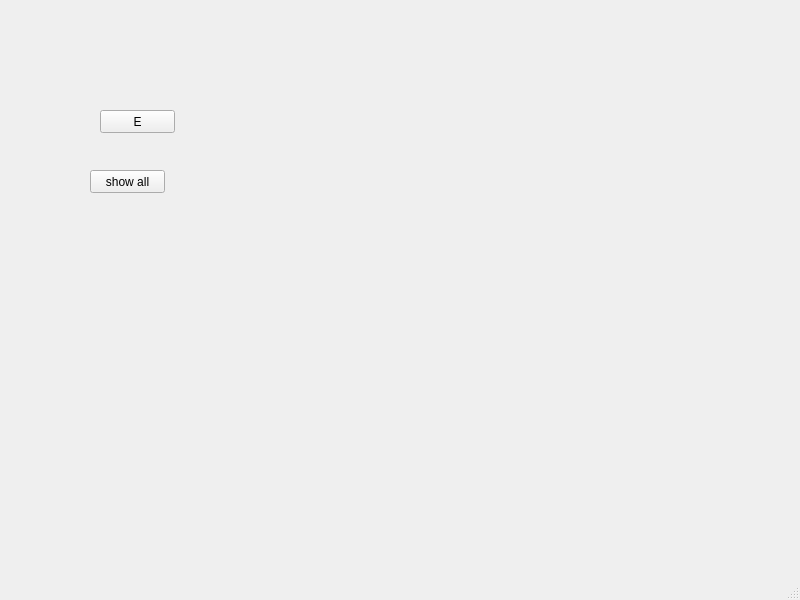
<?xml version="1.0" encoding="UTF-8"?>
<ui version="4.0">
 <class>EMainWindow</class>
 <widget class="QMainWindow" name="EMainWindow">
  <property name="geometry">
   <rect>
    <x>0</x>
    <y>0</y>
    <width>800</width>
    <height>600</height>
   </rect>
  </property>
  <property name="windowTitle">
   <string>MainWindow</string>
  </property>
  <widget class="QWidget" name="centralwidget">
   <widget class="QPushButton" name="pushButton">
    <property name="geometry">
     <rect>
      <x>100</x>
      <y>110</y>
      <width>75</width>
      <height>23</height>
     </rect>
    </property>
    <property name="text">
     <string>E</string>
    </property>
   </widget>
   <widget class="QPushButton" name="pushButton_2">
    <property name="geometry">
     <rect>
      <x>90</x>
      <y>170</y>
      <width>75</width>
      <height>23</height>
     </rect>
    </property>
    <property name="text">
     <string>show all</string>
    </property>
   </widget>
  </widget>
  <widget class="QMenuBar" name="menubar">
   <property name="geometry">
    <rect>
     <x>0</x>
     <y>0</y>
     <width>800</width>
     <height>23</height>
    </rect>
   </property>
  </widget>
  <widget class="QStatusBar" name="statusbar"/>
 </widget>
 <resources/>
 <connections/>
</ui>
